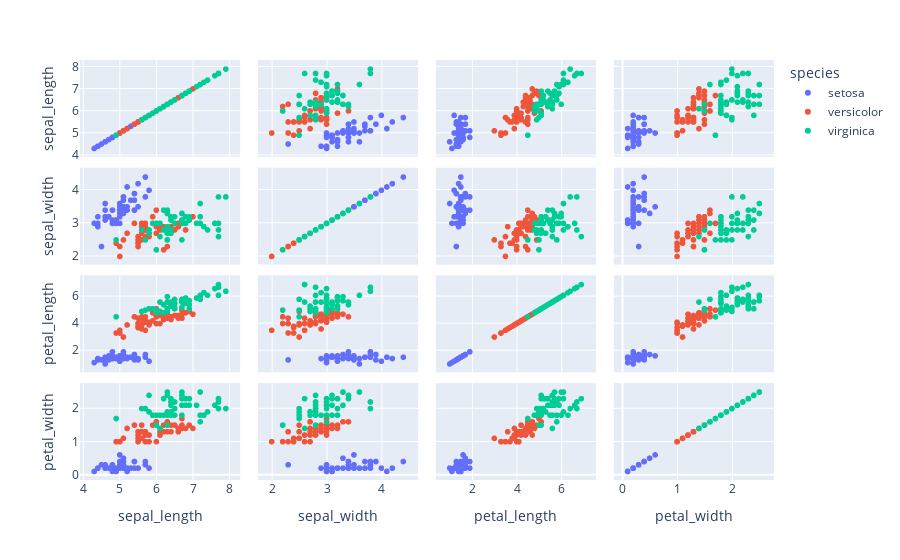

Notebook cell for this chart:
### Code cell
# 4.Ans.

Iris = px.data.iris()
fig = px.scatter_matrix(Iris,
    dimensions=["sepal_length", "sepal_width", "petal_length", "petal_width"],
    color="species"
)

fig.show()

### Figure 1 — Plotly figure (JSON) as saved in the notebook; plotly's stock layout.template omitted (floating-point values rounded to 4 significant figures)
{"data": [{"dimensions": [{"axis": {"matches": true}, "label": "sepal_length", "values": [5.1, 4.9, 4.7, 4.6, 5, 5.4, 4.6, 5, 4.4, 4.9, 5.4, 4.8, 4.8, 4.3, 5.8, 5.7, 5.4, 5.1, 5.7, 5.1, 5.4, 5.1, 4.6, 5.1, 4.8, 5, 5, 5.2, 5.2, 4.7, 4.8, 5.4, 5.2, 5.5, 4.9, 5, 5.5, 4.9, 4.4, 5.1, 5, 4.5, 4.4, 5, 5.1, 4.8, 5.1, 4.6, 5.3, 5]}, {"axis": {"matches": true}, "label": "sepal_width", "values": [3.5, 3, 3.2, 3.1, 3.6, 3.9, 3.4, 3.4, 2.9, 3.1, 3.7, 3.4, 3, 3, 4, 4.4, 3.9, 3.5, 3.8, 3.8, 3.4, 3.7, 3.6, 3.3, 3.4, 3, 3.4, 3.5, 3.4, 3.2, 3.1, 3.4, 4.1, 4.2, 3.1, 3.2, 3.5, 3.1, 3, 3.4, 3.5, 2.3, 3.2, 3.5, 3.8, 3, 3.8, 3.2, 3.7, 3.3]}, {"axis": {"matches": true}, "label": "petal_length", "values": [1.4, 1.4, 1.3, 1.5, 1.4, 1.7, 1.4, 1.5, 1.4, 1.5, 1.5, 1.6, 1.4, 1.1, 1.2, 1.5, 1.3, 1.4, 1.7, 1.5, 1.7, 1.5, 1, 1.7, 1.9, 1.6, 1.6, 1.5, 1.4, 1.6, 1.6, 1.5, 1.5, 1.4, 1.5, 1.2, 1.3, 1.5, 1.3, 1.5, 1.3, 1.3, 1.3, 1.6, 1.9, 1.4, 1.6, 1.4, 1.5, 1.4]}, {"axis": {"matches": true}, "label": "petal_width", "values": [0.2, 0.2, 0.2, 0.2, 0.2, 0.4, 0.3, 0.2, 0.2, 0.1, 0.2, 0.2, 0.1, 0.1, 0.2, 0.4, 0.4, 0.3, 0.3, 0.3, 0.2, 0.4, 0.2, 0.5, 0.2, 0.2, 0.4, 0.2, 0.2, 0.2, 0.2, 0.4, 0.1, 0.2, 0.1, 0.2, 0.2, 0.1, 0.2, 0.2, 0.3, 0.3, 0.2, 0.6, 0.4, 0.3, 0.2, 0.2, 0.2, 0.2]}], "hovertemplate": "species=setosa<br>%{xaxis.title.text}=%{x}<br>%{yaxis.title.text}=%{y}<extra></extra>", "legendgroup": "setosa", "marker": {"color": "#636efa", "symbol": "circle"}, "name": "setosa", "showlegend": true, "type": "splom"}, {"dimensions": [{"axis": {"matches": true}, "label": "sepal_length", "values": [7, 6.4, 6.9, 5.5, 6.5, 5.7, 6.3, 4.9, 6.6, 5.2, 5, 5.9, 6, 6.1, 5.6, 6.7, 5.6, 5.8, 6.2, 5.6, 5.9, 6.1, 6.3, 6.1, 6.4, 6.6, 6.8, 6.7, 6, 5.7, 5.5, 5.5, 5.8, 6, 5.4, 6, 6.7, 6.3, 5.6, 5.5, 5.5, 6.1, 5.8, 5, 5.6, 5.7, 5.7, 6.2, 5.1, 5.7]}, {"axis": {"matches": true}, "label": "sepal_width", "values": [3.2, 3.2, 3.1, 2.3, 2.8, 2.8, 3.3, 2.4, 2.9, 2.7, 2, 3, 2.2, 2.9, 2.9, 3.1, 3, 2.7, 2.2, 2.5, 3.2, 2.8, 2.5, 2.8, 2.9, 3, 2.8, 3, 2.9, 2.6, 2.4, 2.4, 2.7, 2.7, 3, 3.4, 3.1, 2.3, 3, 2.5, 2.6, 3, 2.6, 2.3, 2.7, 3, 2.9, 2.9, 2.5, 2.8]}, {"axis": {"matches": true}, "label": "petal_length", "values": [4.7, 4.5, 4.9, 4, 4.6, 4.5, 4.7, 3.3, 4.6, 3.9, 3.5, 4.2, 4, 4.7, 3.6, 4.4, 4.5, 4.1, 4.5, 3.9, 4.8, 4, 4.9, 4.7, 4.3, 4.4, 4.8, 5, 4.5, 3.5, 3.8, 3.7, 3.9, 5.1, 4.5, 4.5, 4.7, 4.4, 4.1, 4, 4.4, 4.6, 4, 3.3, 4.2, 4.2, 4.2, 4.3, 3, 4.1]}, {"axis": {"matches": true}, "label": "petal_width", "values": [1.4, 1.5, 1.5, 1.3, 1.5, 1.3, 1.6, 1, 1.3, 1.4, 1, 1.5, 1, 1.4, 1.3, 1.4, 1.5, 1, 1.5, 1.1, 1.8, 1.3, 1.5, 1.2, 1.3, 1.4, 1.4, 1.7, 1.5, 1, 1.1, 1, 1.2, 1.6, 1.5, 1.6, 1.5, 1.3, 1.3, 1.3, 1.2, 1.4, 1.2, 1, 1.3, 1.2, 1.3, 1.3, 1.1, 1.3]}], "hovertemplate": "species=versicolor<br>%{xaxis.title.text}=%{x}<br>%{yaxis.title.text}=%{y}<extra></extra>", "legendgroup": "versicolor", "marker": {"color": "#EF553B", "symbol": "circle"}, "name": "versicolor", "showlegend": true, "type": "splom"}, {"dimensions": [{"axis": {"matches": true}, "label": "sepal_length", "values": [6.3, 5.8, 7.1, 6.3, 6.5, 7.6, 4.9, 7.3, 6.7, 7.2, 6.5, 6.4, 6.8, 5.7, 5.8, 6.4, 6.5, 7.7, 7.7, 6, 6.9, 5.6, 7.7, 6.3, 6.7, 7.2, 6.2, 6.1, 6.4, 7.2, 7.4, 7.9, 6.4, 6.3, 6.1, 7.7, 6.3, 6.4, 6, 6.9, 6.7, 6.9, 5.8, 6.8, 6.7, 6.7, 6.3, 6.5, 6.2, 5.9]}, {"axis": {"matches": true}, "label": "sepal_width", "values": [3.3, 2.7, 3, 2.9, 3, 3, 2.5, 2.9, 2.5, 3.6, 3.2, 2.7, 3, 2.5, 2.8, 3.2, 3, 3.8, 2.6, 2.2, 3.2, 2.8, 2.8, 2.7, 3.3, 3.2, 2.8, 3, 2.8, 3, 2.8, 3.8, 2.8, 2.8, 2.6, 3, 3.4, 3.1, 3, 3.1, 3.1, 3.1, 2.7, 3.2, 3.3, 3, 2.5, 3, 3.4, 3]}, {"axis": {"matches": true}, "label": "petal_length", "values": [6, 5.1, 5.9, 5.6, 5.8, 6.6, 4.5, 6.3, 5.8, 6.1, 5.1, 5.3, 5.5, 5, 5.1, 5.3, 5.5, 6.7, 6.9, 5, 5.7, 4.9, 6.7, 4.9, 5.7, 6, 4.8, 4.9, 5.6, 5.8, 6.1, 6.4, 5.6, 5.1, 5.6, 6.1, 5.6, 5.5, 4.8, 5.4, 5.6, 5.1, 5.1, 5.9, 5.7, 5.2, 5, 5.2, 5.4, 5.1]}, {"axis": {"matches": true}, "label": "petal_width", "values": [2.5, 1.9, 2.1, 1.8, 2.2, 2.1, 1.7, 1.8, 1.8, 2.5, 2, 1.9, 2.1, 2, 2.4, 2.3, 1.8, 2.2, 2.3, 1.5, 2.3, 2, 2, 1.8, 2.1, 1.8, 1.8, 1.8, 2.1, 1.6, 1.9, 2, 2.2, 1.5, 1.4, 2.3, 2.4, 1.8, 1.8, 2.1, 2.4, 2.3, 1.9, 2.3, 2.5, 2.3, 1.9, 2, 2.3, 1.8]}], "hovertemplate": "species=virginica<br>%{xaxis.title.text}=%{x}<br>%{yaxis.title.text}=%{y}<extra></extra>", "legendgroup": "virginica", "marker": {"color": "#00cc96", "symbol": "circle"}, "name": "virginica", "showlegend": true, "type": "splom"}], "layout": {"autosize": true, "dragmode": "select", "legend": {"title": {"text": "species"}, "tracegroupgap": 0}, "margin": {"t": 60}, "xaxis": {"autorange": true, "range": [3.707, 8.493], "type": "linear"}, "xaxis2": {"autorange": true, "range": [1.605, 4.795], "type": "linear"}, "xaxis3": {"autorange": true, "range": [0.02855, 7.871], "type": "linear"}, "xaxis4": {"autorange": true, "range": [-0.2952, 2.895], "type": "linear"}, "yaxis": {"autorange": true, "range": [3.707, 8.493], "type": "linear"}, "yaxis2": {"autorange": true, "range": [1.605, 4.795], "type": "linear"}, "yaxis3": {"autorange": true, "range": [0.02855, 7.871], "type": "linear"}, "yaxis4": {"autorange": true, "range": [-0.2952, 2.895], "type": "linear"}}}
